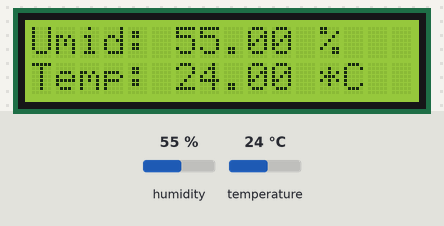
A sketch run on a simulated Arduino Uno, built with avr-gcc and run on an emulated ATmega328P. On the bench: 16×2 character LCD. The inputs (shaded band) are chosen by the test bench; at power-on: humidity 55 %, temperature 24 °C.

Above: at 6.7 s.
6.8 s: humidity set to 22 %
At 9.1 s:
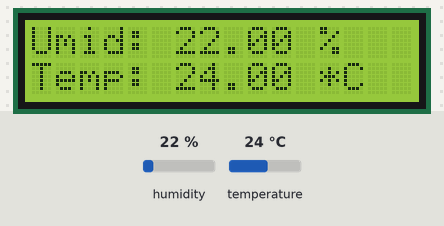
9.7 s: temperature set to 12 °C
At 10.6 s:
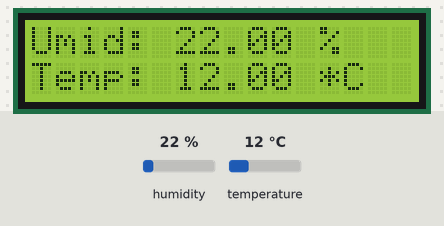
12.5 s: humidity set to 40 %
At 14.8 s:
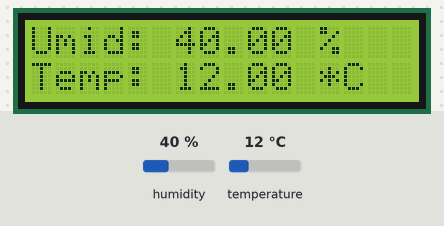
15.9 s: temperature set to 19 °C
At 17.5 s:
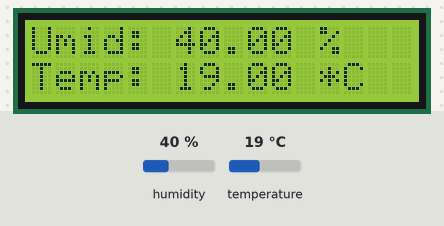
Timing chart, 0 to 19.0 s (numbered marks = the images above; inputs shaded):
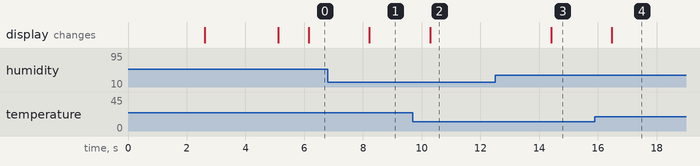

Measured:
- after the input at 6.8 s, the display: changes after 1.4 s (image 1)
- after the input at 9.7 s, the display: changes after 0.58 s (image 2)
- after the input at 12.5 s, the display: changes after 1.9 s (image 3)
- after the input at 15.9 s, the display: changes after 0.58 s (image 4)

The sketch:

DHT22_lcd.ino
```cpp
//---------- Bloco de define e inclusão de bibliotecas ----------------//
#include "DHT.h" //Biblioteca do DHT
#include <Wire.h> //Biblioteca do módulo I2C
#include <LiquidCrystal_I2C.h> //Biblioteca do LCD

LiquidCrystal_I2C lcd(0x27, 2, 1, 0, 4, 5, 6, 7, 3, POSITIVE); // configurações do LCD

#define PINODHT 2     //Pino para comunicação com DHT
#define TIPODHT DHT22 //DHT22(AM2302/ AM2321)

DHT dht(PINODHT, TIPODHT);    //Configuraçãoes do DHT

// ------------- Inicialização de DHT e LCD ---------------------------//
void setup() {
  lcd.begin(16, 2); // inicializa o LCD
  lcd.setCursor(0, 0);
  lcd.print("Testando o sen-");
  lcd.setCursor(0, 1);
  lcd.print("sor de tempera-");
  delay(2500);
  lcd.clear();
  lcd.setCursor(0, 0);
  lcd.print("tura e umidade");
  lcd.setCursor(0,1);
  lcd.print("DHT22!");
  delay(2500);
  lcd.clear();
  dht.begin(); //Inicializa o DHT
}

// ------------------- Lê e mostra informações -------------------- //
void loop() {
  delay(1000); //Espera um segundo para as informações aparecerem.
  //Ler a temperatura ou humidade leva cerca de 250 milisegundos!
  float h = dht.readHumidity();
  //Lê a temperatura em Celsius (padrão)
  float t = dht.readTemperature();
  // Checando se qualquer leitura falhou.
  if (isnan(h) || isnan(t)) {
    lcd.setCursor(0, 1);
    lcd.print("Falha ao ler");
    return;
  }
  lcd.setCursor(0, 0);
  lcd.print("Umid: ");
  lcd.setCursor(6, 0);
  lcd.print(h);
  lcd.setCursor(12, 0);
  lcd.print("%");
  lcd.setCursor(0, 1);
  lcd.print("Temp: ");
  lcd.setCursor(6, 1);
  lcd.print(t);
  lcd.setCursor(12, 1);
  lcd.print("*C ");
}
```
